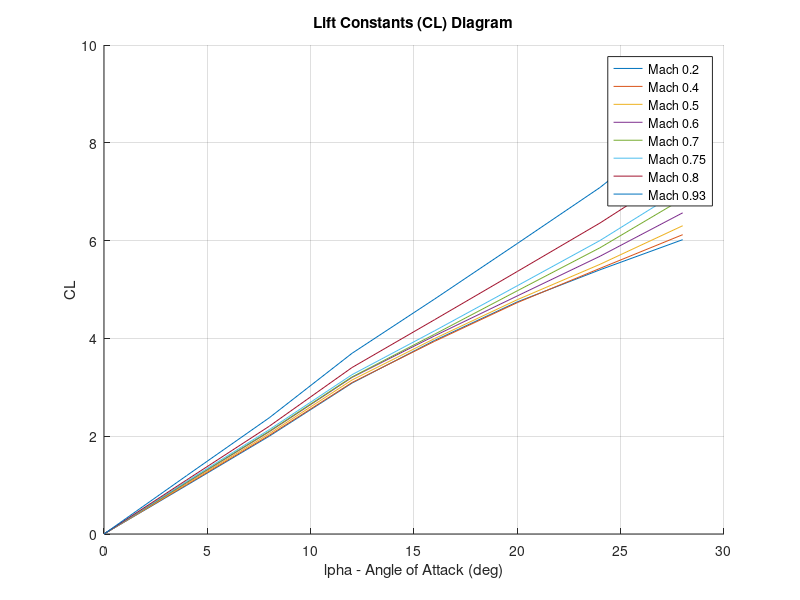
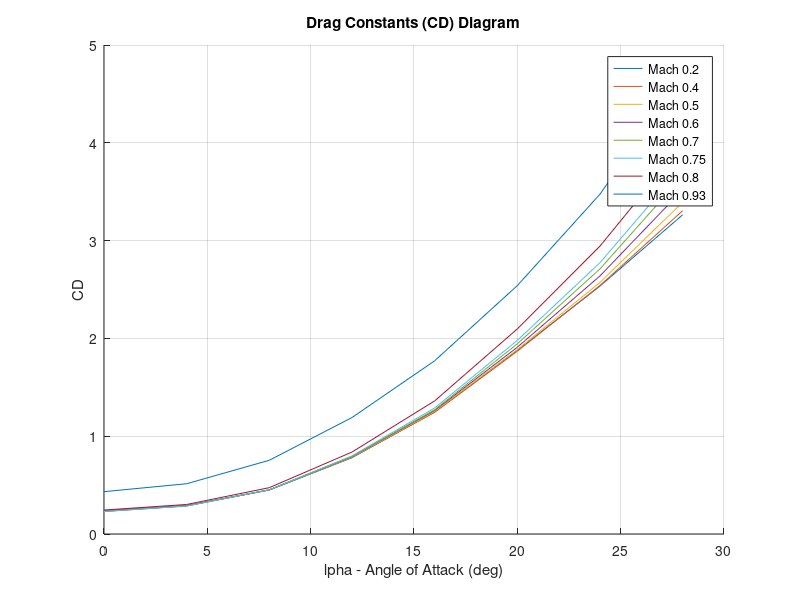
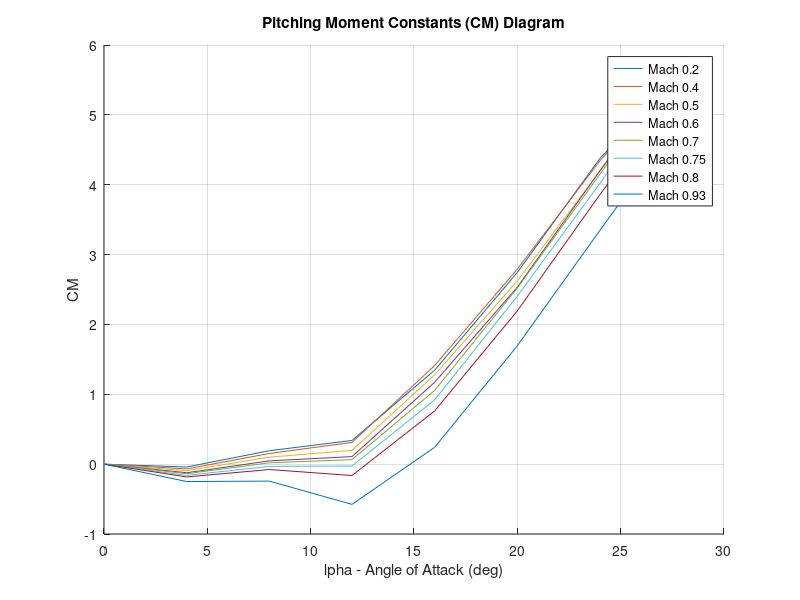
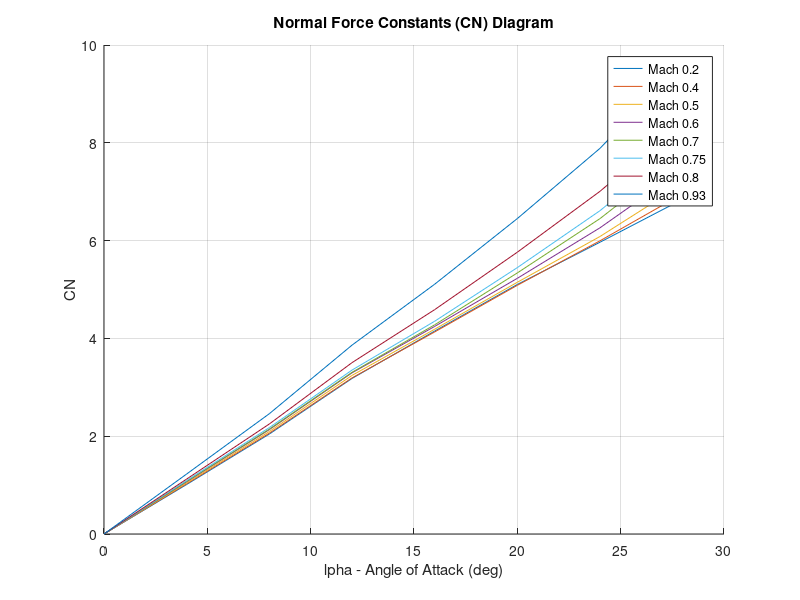

MATLAB code to generate these figures, in order:
clear; clc; close all;
mach_table = [0.2, 0.4, 0.5, 0.6, 0.7, 0.75, 0.8, 0.93];
alpha_table = [.00, 4.00, 8.00, 12.00, 16.00, 20.00, 24.00, 28.00];

% mach 0.2
cn_table(1,:) = [.000, 1.013, 2.044, 3.181, 4.150, 5.103, 5.967, 6.846];
cm_table(1,:) = [.000, -.041, .192, .339, 1.345, 2.745, 4.378, 5.630];
ca_table(1,:) = [.239, .221, .167, .122, .110, .141, .118, .056];
cl_table(1,:) = [.000, .995, 2.001, 3.086, 3.959, 4.747, 5.403, 6.019];
cd_table(1,:) = [.239, .292, .450, .780, 1.249, 1.878, 2.535, 3.264];

% mach 0.4
cn_table(2,:) = [.000, 1.027, 2.062, 3.192, 4.132, 5.086, 5.996, 6.957];
cm_table(2,:) = [.000, -.068, .153, .311, 1.412, 2.792, 4.345, 5.636];
ca_table(2,:) = [.236, .219, .166, .122, .110, .138, .112, .046];
cl_table(2,:) = [.000, 1.009, 2.019, 3.097, 3.941, 4.732, 5.432, 6.121];
cd_table(2,:) = [.236, .290, .451, .783, 1.244, 1.869, 2.541, 3.306];

% mach 0.5
cn_table(3,:) = [.000, 1.046, 2.096, 3.243, 4.188, 5.148, 6.084, 7.158];
cm_table(3,:) = [.000, -.094, .100, .197, 1.278, 2.623, 4.198, 5.696];
ca_table(3,:) = [.234, .216, .161, .115, .103, .134, .108, .036];
cl_table(3,:) = [.000, 1.028, 2.053, 3.149, 3.997, 4.792, 5.515, 6.304];
cd_table(3,:) = [.234, .289, .451, .787, 1.254, 1.886, 2.573, 3.392];

% mach 0.6
cn_table(4,:) = [.000, 1.069, 2.135, 3.296, 4.245, 5.229, 6.262, 7.452];
cm_table(4,:) = [.000, -.123, .047, .108, 1.172, 2.533, 4.201, 5.827];
ca_table(4,:) = [.232, .213, .156, .109, .098, .130, .101, .025];
cl_table(4,:) = [.000, 1.051, 2.093, 3.202, 4.053, 4.869, 5.680, 6.568];
cd_table(4,:) = [.232, .288, .452, .792, 1.264, 1.910, 2.639, 3.520];

% mach 0.7
cn_table(5,:) = [.000, 1.076, 2.145, 3.306, 4.278, 5.339, 6.450, 7.770];
cm_table(5,:) = [.000, -.137, .019, .065, 1.056, 2.521, 4.151, 5.839];
ca_table(5,:) = [.230, .211, .154, .107, .096, .127, .095, .014];
cl_table(5,:) = [.000, 1.059, 2.103, 3.212, 4.086, 4.974, 5.854, 6.854];
cd_table(5,:) = [.230, .286, .451, .792, 1.271, 1.945, 2.711, 3.660];

% mach 0.75
cn_table(6,:) = [.000, 1.094, 2.176, 3.352, 4.351, 5.448, 6.612, 7.995];
cm_table(6,:) = [.000, -.161, -.032, -.027, .919, 2.405, 4.021, 5.713];
ca_table(6,:) = [.230, .210, .152, .104, .093, .124, .092, .008];
cl_table(6,:) = [.000, 1.077, 2.134, 3.258, 4.156, 5.077, 6.002, 7.055];
cd_table(6,:) = [.230, .286, .453, .799, 1.289, 1.980, 2.774, 3.761];

% mach 0.80
cn_table(7,:) = [.000, 1.124, 2.250, 3.504, 4.588, 5.763, 7.008, 8.441];
cm_table(7,:) = [.000, -.183, -.077, -.163, .762, 2.194, 3.861, 5.428];
ca_table(7,:) = [.245, .225, .163, .112, .100, .134, .103, .017];
cl_table(7,:) = [.000, 1.106, 2.205, 3.404, 4.383, 5.369, 6.360, 7.445];
cd_table(7,:) = [.245, .302, .474, .838, 1.361, 2.097, 2.944, 3.978];

% mach 0.93
cn_table(8,:) = [.000, 1.227, 2.460, 3.862, 5.108, 6.451, 7.887, 9.638];
cm_table(8,:) = [.000, -.249, -.243, -.576, .241, 1.695, 3.348, 4.986];
ca_table(8,:) = [.433, .430, .416, .397, .377, .355, .292, .172];
cl_table(8,:) = [.000, 1.194, 2.378, 3.695, 4.806, 5.941, 7.086, 8.429];
cd_table(8,:) = [.433, .514, .754, 1.191, 1.771, 2.540, 3.475, 4.676];

legend_list = {'Mach 0.2', 'Mach 0.4', 'Mach 0.5', 'Mach 0.6', 'Mach 0.7', 'Mach 0.75', 'Mach 0.8', 'Mach 0.93'};

for i = 1:8
    figure(1);
    title("Lift Constants (CL) Diagram");
    hold on;
    grid on;
    plot(alpha_table, cl_table(i,:), 'DisplayName',legend_list{i});
    ylabel("CL");
    xlabel("\alpha - Angle of Attack (deg)");
    legend

    figure(2);
    title("Drag Constants (CD) Diagram");
    hold on;
    grid on;
    plot(alpha_table, cd_table(i,:), 'DisplayName',legend_list{i});
    ylabel("CD");
    xlabel("\alpha - Angle of Attack (deg)");
    legend

    figure(3);
    title("Pitching Moment Constants (CM) Diagram");
    hold on;
    grid on;
    plot(alpha_table, cm_table(i,:), 'DisplayName',legend_list{i});
    ylabel("CM");
    xlabel("\alpha - Angle of Attack (deg)");
    legend

    figure(4);
    title("Normal Force Constants (CN) Diagram");
    hold on;
    grid on;
    plot(alpha_table, cn_table(i,:), 'DisplayName',legend_list{i});
    ylabel("CN");
    xlabel("\alpha - Angle of Attack (deg)");
    legend

    figure(5);
    title("Axial Force Constants (CA) Diagram");
    hold on;
    grid on;
    plot(alpha_table, ca_table(i,:), 'DisplayName',legend_list{i});
    ylabel("CA");
    xlabel("\alpha - Angle of Attack (deg)");
    legend

end

